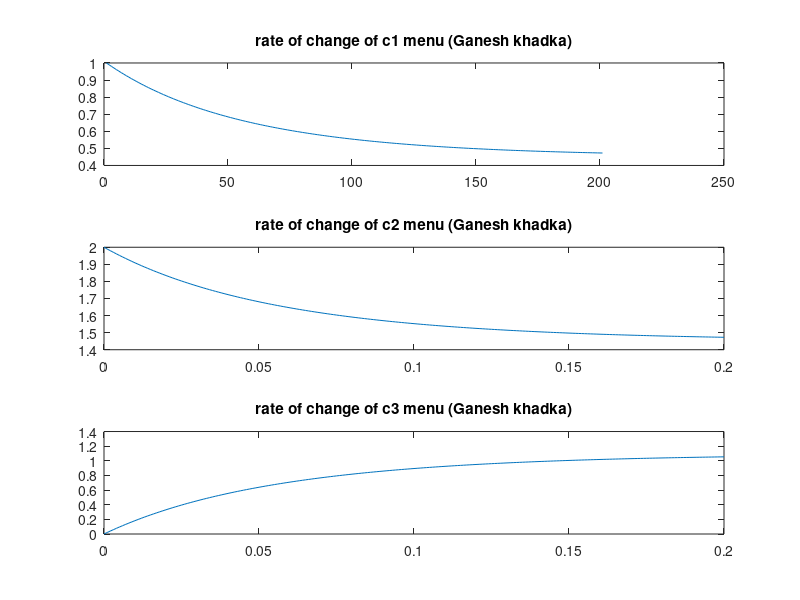

Source code (MATLAB):
k1=5;
k2=3;
c1(1)=1;
c2(1)=2;
c3(1)=0;
dt=0.001;
i=0;
for t=1:200
c1(t+1)=c1(t)+(k2 *c3(t)-k1*c1(t)*c2(t))*dt;

c2(t+1) = c2(t) + (k2*c3(t)-k1*c1(t)*c2(t))*dt;

c3(t+1) = c3(t) + (2*k1*c1(t)*c2(t)-2*k2*c3(t))*dt;

i(t+1)=t*dt;
end
subplot(3,1,1);
plot(c1);
title('rate of change of c1 menu (Ganesh khadka)');
subplot(3,1,2);
plot(i,c2);
title('rate of change of c2 menu (Ganesh khadka)');
subplot(3,1,3);
plot(i,c3);
title('rate of change of c3 menu (Ganesh khadka)');
